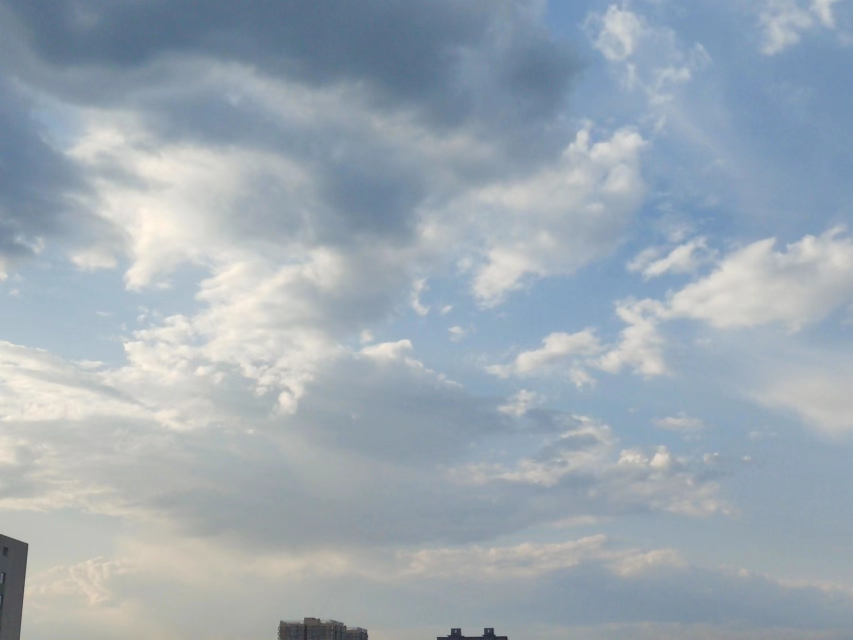
#> input picture 特征提取与匹配代码/image/yun1.jpg, 1706 x 1280 px (shown at 1/2 size)
$ python SIFT.py
#> lines starting #> are read from the running program, lines starting #| are printed output that depends on the picture
import numpy as np
import cv2
from matplotlib import pyplot as plt

# 实例化sift
imgname1 = './image/yun1.jpg'
imgname2 = './image/yun2.jpg'
#实例化的sift函数
# sift = cv2.xfeatures2d.SIFT_create()
sift = cv2.SIFT_create()
# 图片灰度化
img1 = cv2.imread(imgname1)
#> img1 is the input picture: shape (1280, 1706, 3); mean B, G, R 179.4, 169.4, 157.5
gray1 = cv2.cvtColor(img1, cv2.COLOR_BGR2GRAY) #灰度处理图像
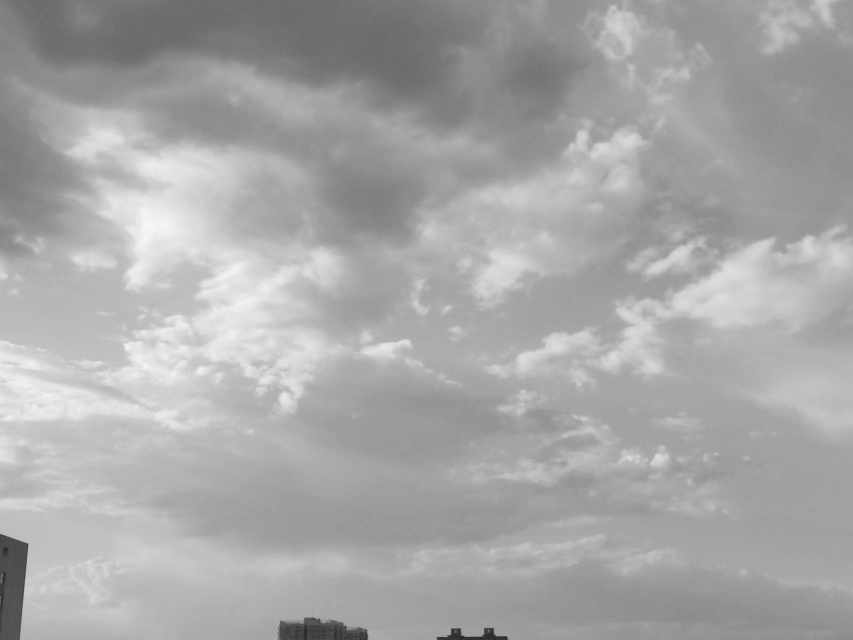
#> gray1: shape (1280, 1706) (shown at 1/2 size); min 31, max 249, mean 167
img2 = cv2.imread(imgname2)
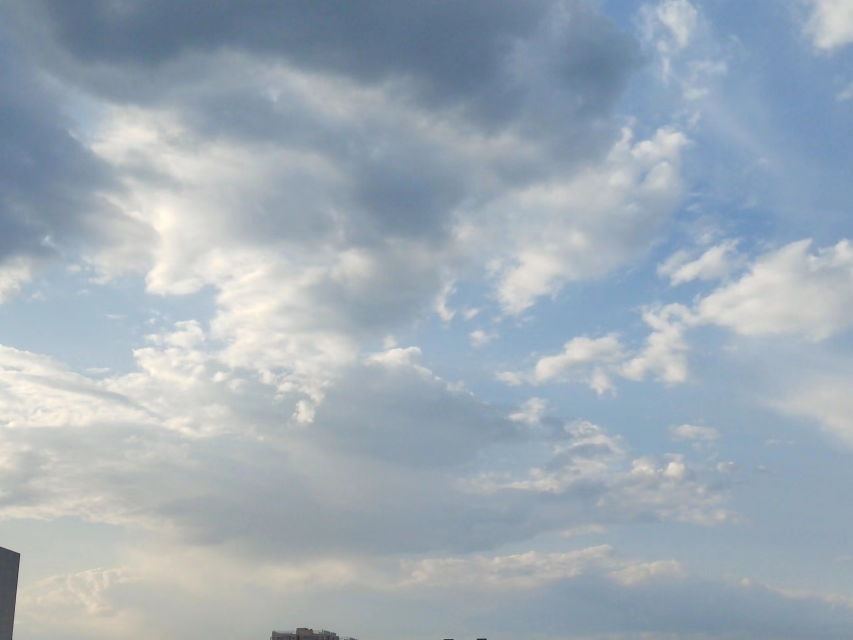
#> input picture 特征提取与匹配代码/image/yun2.jpg, 1706 x 1280 px (shown at 1/2 size)
#> img2 is the input picture: shape (1280, 1706, 3); mean B, G, R 182.5, 171.9, 159.4
gray2 = cv2.cvtColor(img2, cv2.COLOR_BGR2GRAY)#灰度处理图像
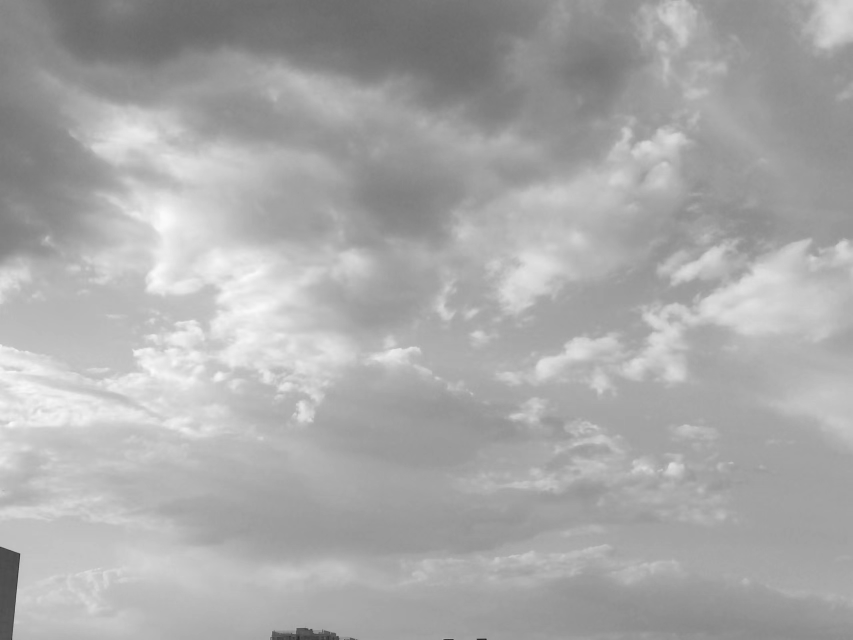
#> gray2: shape (1280, 1706) (shown at 1/2 size); min 10, max 251, mean 169.4
hmerge = np.hstack((gray1, gray2)) #水平拼接
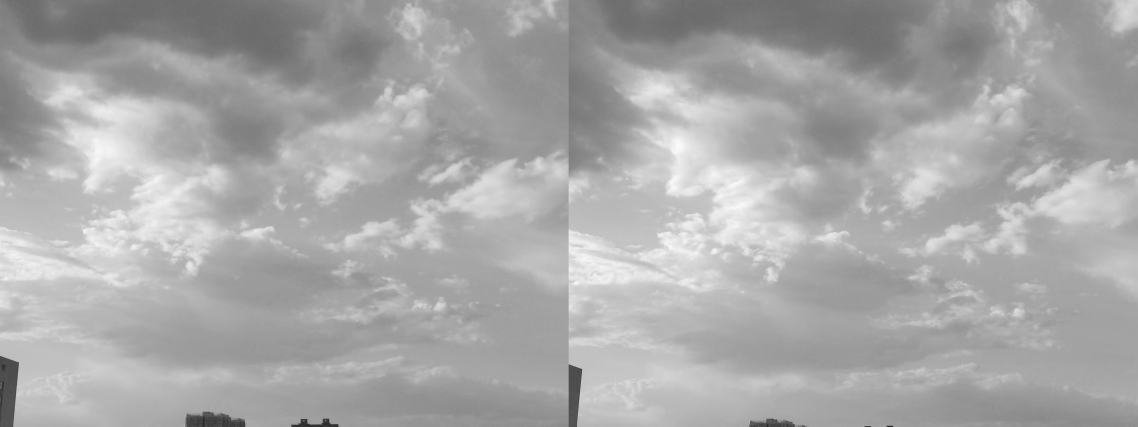
#> hmerge: shape (1280, 3412) (shown at 1/3 size); min 10, max 251, mean 168.2
# cv2.imshow("gray", hmerge) #拼接显示为gray
# cv2.waitKey(0)

# 获取关键点
kp1, des1 = sift.detectAndCompute(img1,None)   #des是描述子
#> kp1 = 180 keypoints; strongest (x, y, size): (54, 1089, 4.2), (918, 1260, 5.5), (42, 1097, 21.8), (905, 1260, 5.2)
#sift.detectAndComputer(gray， None)计算出图像的关键点和sift特征向量   参数说明：gray表示输入的图片
#des1表示sift特征向量，128维
print("图片1的关键点数目："+str(len(kp1)))
#| 图片1的关键点数目：180
#print(des1.shape)
kp2, des2 = sift.detectAndCompute(img2,None)  #des是描述子
#> kp2 = 104 keypoints; strongest (x, y, size): (39, 1108, 1.9), (623, 1259, 2.4), (675, 1273, 2.3), (615, 1258, 2)
print("图片2的关键点数目："+str(len(kp2)))
#| 图片2的关键点数目：104


# # 绘制关键点
# img3 = cv2.drawKeypoints(img1,kp1,img1,color=(255,0,255)) #画出特征点，并显示为红色圆圈
# #img3 = cv2.drawKeypoints(gray, kp, img) 在图中画出关键点   参数说明：gray表示输入图片, kp表示关键点，img表示输出的图片
# #print(img3.size)
# # img4 = cv2.drawKeypoints(img2,kp2,img2,color=(255,0,255)) #画出特征点，并显示为红色圆圈
#
# hmerge = np.hstack((img3, img4)) #水平拼接
# cv2.imshow("point", hmerge) #拼接显示为gray
# cv2.waitKey(0)

# 关键点匹配
# BFMatcher解决匹配
bf = cv2.BFMatcher()
print("1231313")
matches = bf.knnMatch(des1,des2, k=2)
#> matches = 180 matches
print(matches)
#> (printed output is left out)
print(len(matches))
# 调整ratio
good = []
for m,n in matches:
    if m.distance < 0.75*n.distance:
        good.append([m])
    print(m,n)
#> after the loop, good = 49 matches
print("-----------End-----------")
# img5 = cv2.drawMatchesKnn(img1,kp1,img2,kp2,matches,None,flags=2)
img5 = cv2.drawMatchesKnn(img1,kp1,img2,kp2,good,None,flags=2)
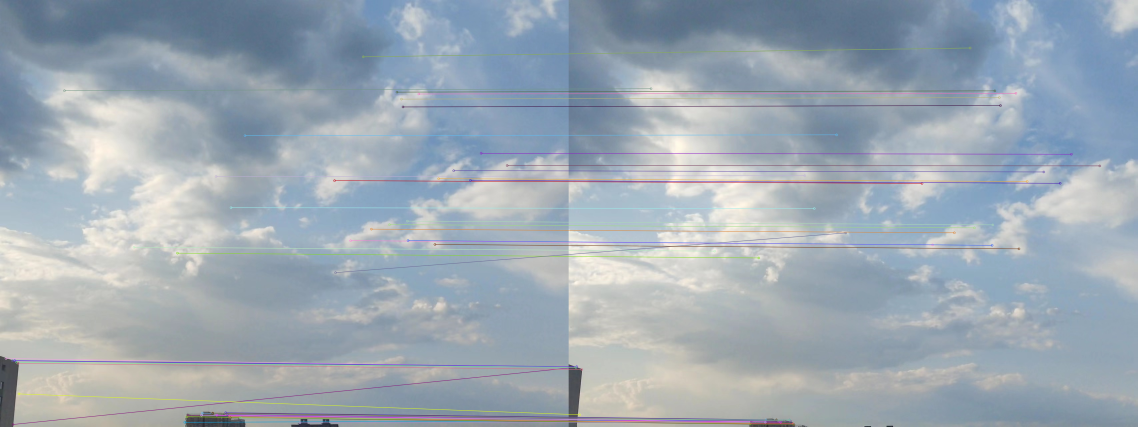
#> img5: shape (1280, 3412, 3) (shown at 1/3 size); mean B, G, R 180, 169.6, 158
img5 = cv2.resize(img5, (1000,500))
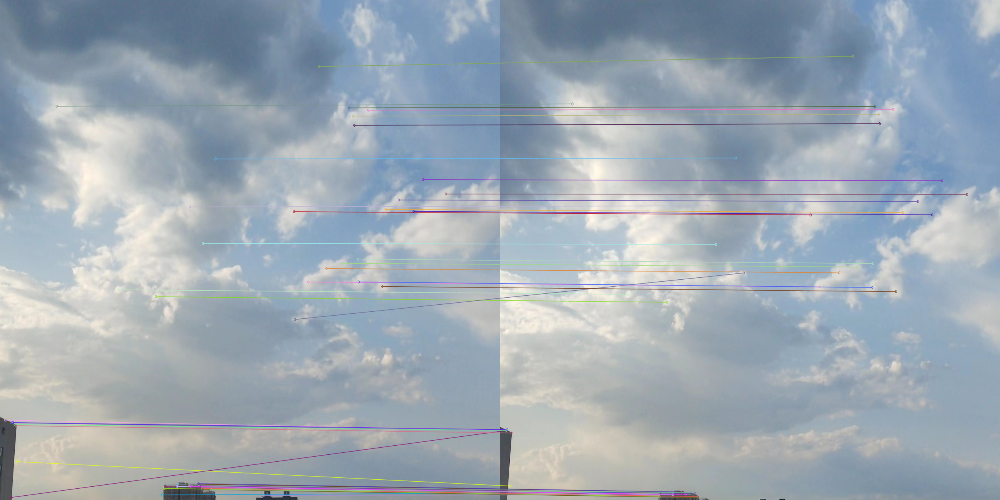
#> img5: shape (500, 1000, 3); mean B, G, R 179.9, 169.6, 157.9
cv2.imshow("BFmatch", img5)
cv2.waitKey(0)
cv2.destroyAllWindows()
